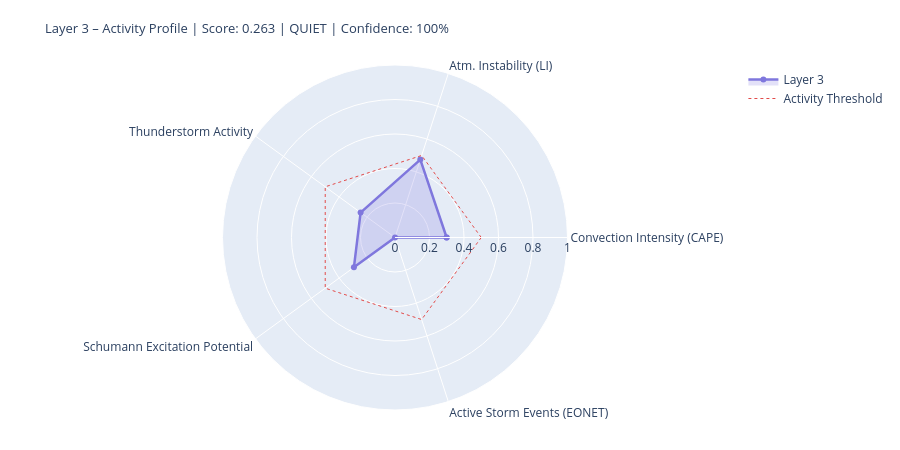

Source (notebook cell):
### Markdown cell above
---
## 4. State Assessment & Handoff to Layer 4/5

### Code cell
# ============================================================
# LAYER-3-SCORE
# Five dynamic components
# ============================================================

def norm(v, lo, hi):
    if v is None or (isinstance(v, float) and math.isnan(v)): return None
    return round(max(0.0, min(1.0, (v - lo) / (hi - lo))), 4)

# --- 1) Convection intensity (global CAPE mean) ---
cape_mean = df_atm['cape'].dropna().mean() if not df_atm.empty else None
conv_score = norm(cape_mean, 0, 3000)
conv_src   = 'primary' if cape_mean is not None else 'missing'

# --- 2) Atmospheric instability (LI mean) ---
li_mean   = df_atm['li'].dropna().mean() if not df_atm.empty else None
# Negative LI = unstable → higher score
instab_score = norm(-li_mean if li_mean is not None else None, -6, 6)
instab_src   = 'primary' if li_mean is not None else 'missing'

# --- 3) Thunderstorm activity (mean thunder score + WMO count) ---
thunder_mean = df_atm['thunder_score'].mean() if not df_atm.empty else None
n_thunder    = int(df_atm['thunderstorm'].sum()) if not df_atm.empty else 0
thunder_score_val = norm(
    (thunder_mean or 0) * 0.7 + n_thunder * 0.1, 0, 1.0
) if thunder_mean is not None else None
thunder_src = 'primary'

# --- 4) Schumann excitation potential (weighted Schumann contribution) ---
schumann_pot = df_atm['schumann_contribution'].mean() if not df_atm.empty else None
# Boosted by Layer-2 thunderstorm trigger
if schumann_pot is not None and l2_thunder:
    schumann_pot = min(1.0, schumann_pot * 1.2)
schumann_score = norm(schumann_pot, 0, 1.0) if schumann_pot is not None else None
schumann_src   = 'derived'

# --- 5) Storm activity (NASA EONET) ---
# Distinction: None = data not loaded, 0.0 = loaded but no events
storm_score = None
storm_src   = 'missing'
if raw.get('storms') is not None:          # API reached successfully
    storm_score = norm(len(storm_events), 0, 30) if storm_events else 0.0
    storm_src   = 'primary'

# X-Ray and Kp: context only, not in dynamic score
# (X-Ray = Layer-0/4 driver; Kp = geomagnetic index, not a lightning proxy)
xray_context = None
if raw.get('xray'):
    df_xc = pd.DataFrame(raw['xray'])
    fc = next((c for c in df_xc.columns
               if any(k in c.lower() for k in ['flux','long']) and 'time' not in c.lower()),
              df_xc.columns[1])
    df_xc[fc] = pd.to_numeric(df_xc[fc], errors='coerce')
    xray_last = df_xc[fc].dropna().iloc[-1] if not df_xc[fc].dropna().empty else None
    if xray_last:
        xray_class = ('X' if xray_last>=1e-4 else 'M' if xray_last>=1e-5
                      else 'C' if xray_last>=1e-6 else 'B')
        xray_context = {'flux': float(xray_last), 'class': xray_class}
        print(f'X-Ray context: {xray_class}-class ({xray_last:.2e} W/m²)')

# --- Aggregate ---
COMPONENTS = {
    'Convection Intensity (CAPE)':  {'score': conv_score,       'source': conv_src,    'dynamic': True},
    'Atm. Instability (LI)':         {'score': instab_score,     'source': instab_src,  'dynamic': True},
    'Thunderstorm Activity':              {'score': thunder_score_val, 'source': thunder_src, 'dynamic': True},
    'Schumann Excitation Potential':   {'score': schumann_score,   'source': schumann_src,'dynamic': True},
    'Active Storm Events (EONET)': {'score': storm_score,      'source': storm_src,   'dynamic': True},
}

available   = {k: v['score'] for k, v in COMPONENTS.items() if v['score'] is not None}
unavailable = [k for k, v in COMPONENTS.items() if v['score'] is None]
layer3_score = round(sum(available.values()) / len(available), 4) if available else None
confidence   = round(len(available) / len(COMPONENTS), 2)
level = ('unknown' if layer3_score is None
         else 'quiet'   if layer3_score < 0.3
         else 'moderate' if layer3_score < 0.6
         else 'active')
dominant_l3 = max(available, key=available.get) if available else 'none'

# --- Ausgabe ---
W = 68
print('=' * W)
print('LAYER 3 – ATMOSPHERE / WEATHER / THUNDERSTORMS – STATE ASSESSMENT')
print('=' * W)
for name, comp in COMPONENTS.items():
    s = comp['score']
    if s is not None:
        bar = '█' * int(s * 20) + '░' * (20 - int(s * 20))
        print(f'  {name:<36} {bar}  {s:.3f}  [{comp["source"]}]')
    else:
        print(f'  {name:<36} {"─" * 20}  n/a   [missing]')
print('-' * W)
print(f'  Score:        {layer3_score:.3f}  ({len(available)}/{len(COMPONENTS)} components)')
print(f'  Confidence:   {confidence:.0%}')
print(f'  Level:        {level.upper()}')
print(f'  Dominant:     {dominant_l3}')
print(f'  CAPE mean:    {cape_mean:.0f} J/kg' if cape_mean else '  CAPE mean:    n/a')
print(f'  LI mean:      {li_mean:.1f} K' if li_mean is not None else '  LI mean:      n/a')
print(f'  Thunderstorms:{n_thunder} points (WMO)  +  {len(storm_events)} NASA EONET')
print('=' * W)

# Radar
cats   = list(available.keys())
vals_r = list(available.values())
if len(cats) >= 3:
    fig = go.Figure()
    fig.add_trace(go.Scatterpolar(
        r=vals_r + [vals_r[0]], theta=cats + [cats[0]],
        fill='toself', fillcolor='rgba(127,119,221,0.22)',
        line=dict(color='#7F77DD', width=2.5), name='Layer 3'
    ))
    fig.add_trace(go.Scatterpolar(
        r=[0.5] * (len(cats)+1), theta=cats + [cats[0]],
        line=dict(color='#E24B4A', dash='dot', width=1),
        mode='lines', name='Activity Threshold'
    ))
    fig.update_layout(
        title=dict(
            text=f'Layer 3 – Activity Profile | Score: {layer3_score:.3f} | {level.upper()} | Confidence: {confidence:.0%}',
            font=dict(size=13)
        ),
        polar=dict(radialaxis=dict(visible=True, range=[0, 1])),
        height=450, showlegend=True,
        margin=dict(l=60, r=60, t=65, b=40)
    )
    fig.show()

### Figure 1 — Plotly figure (JSON) as saved in the notebook; plotly's stock layout.template omitted (floating-point values rounded to 4 significant figures)
{"data": [{"fill": "toself", "fillcolor": "rgba(127,119,221,0.22)", "line": {"color": "#7F77DD", "width": 2.5}, "name": "Layer 3", "r": [0.2993, 0.475, 0.2465, 0.2944, 0.0, 0.2993], "theta": ["Convection Intensity (CAPE)", "Atm. Instability (LI)", "Thunderstorm Activity", "Schumann Excitation Potential", "Active Storm Events (EONET)", "Convection Intensity (CAPE)"], "type": "scatterpolar"}, {"line": {"color": "#E24B4A", "dash": "dot", "width": 1}, "mode": "lines", "name": "Activity Threshold", "r": [0.5, 0.5, 0.5, 0.5, 0.5, 0.5], "theta": ["Convection Intensity (CAPE)", "Atm. Instability (LI)", "Thunderstorm Activity", "Schumann Excitation Potential", "Active Storm Events (EONET)", "Convection Intensity (CAPE)"], "type": "scatterpolar"}], "layout": {"height": 450, "margin": {"b": 40, "l": 60, "r": 60, "t": 65}, "polar": {"radialaxis": {"range": [0, 1], "visible": true}}, "showlegend": true, "title": {"font": {"size": 13}, "text": "Layer 3 – Activity Profile | Score: 0.263 | QUIET | Confidence: 100%"}}}
